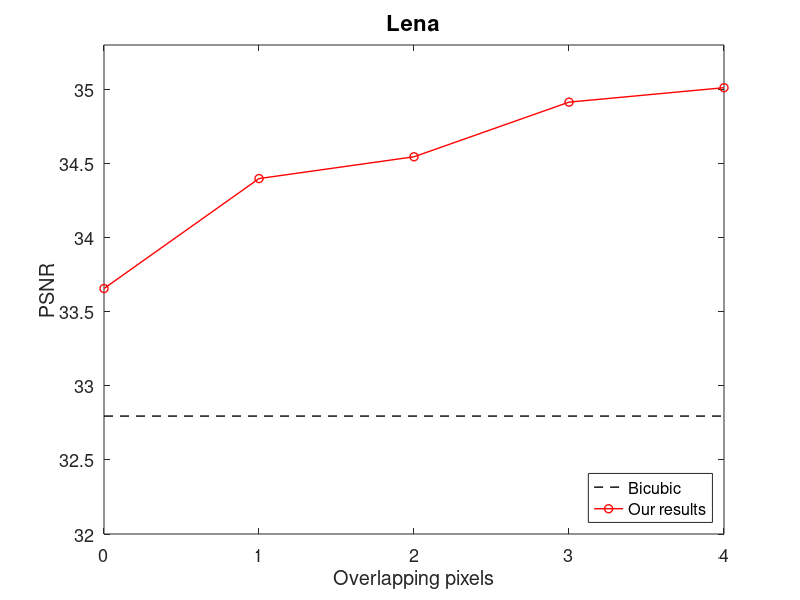

Write the MATLAB code that produced this figure. (Note: this script raises an error after producing the figure.)
%Results comparison

%% Overlapping pixels

overlap= [0, 1, 2, 3, 4];
bb_psnr_lena = 32.7958*ones(1, 5);
bb_psnr_flw = 32.7958*ones(1, 5);
sp_psnr_lena = [33.656608859955020, 34.3986, 34.5456,34.9144 ,35.0119];

figure;
plot(overlap, bb_psnr_lena, '--','LineWidth', 1, 'Color', 'k');
hold on
plot(overlap, sp_psnr_lena, '-o', 'LineWidth', 1, 'Color' , 'r');
axis([0 4, 32 35.3]);
xticks([0 1 2 3 4])
xticklabels({'0','1','2','3', '4'})
xlabel('Overlapping pixels'); ylabel('PSNR')
legend('Bicubic','Our results', 'Location','southeast');
set(gca,'fontsize',13)
title('Lena','fontsize',16 );
set(gcf,'color','white')

%% Basis dictionary trained
n=5;
Dh_img = ToBlock(Dh, n);
M = size(Dh_img,1);
N = size(Dh_img,2);

indx = (Dh_img(:,:)~=0);
Dh_img = uint8(250 * mat2gray(Dh_img).*indx);
figure;
imshow(Dh_img, []); title('HR image patch dictionary trained');
set(gcf,'color','white')
hold on;
for k = 1:n:M;
    x = [1 N];
    y = [k k];
    plot(x,y,'Color','k','LineStyle','-');
end
for k = 1:n:N;
    x = [k k];
    y = [1 M];
    plot(x,y,'Color','k','LineStyle','-');
end
hold off;


Dl_1 = Dl(1:25, :);
Dl_2 = Dl(26:50, :);
Dl_3 = Dl(51:75, :);
Dl_4 = Dl(76:100, :);

Dl_img_1 = ToBlock(Dl_1, 5);
Dl_img_2 = ToBlock(Dl_2, 5);
Dl_img_3 = ToBlock(Dl_3, 5);
Dl_img_4 = ToBlock(Dl_4, 5);
figure;
subplot(2,2,1); imshow(Dl_img_1,[]); title('Dl');
subplot(2,2,2); imshow(Dl_img_2,[]); title('Dh');
subplot(2,2,3); imshow(Dl_img_3,[]); title('Dh');
subplot(2,2,4); imshow(Dl_img_4,[]); title('Dh');

%% Iterations
% Load saved figures
c=hgload('It2_100k.fig');
k=hgload('It3_100k.fig');
l=hgload('It4_100k.fig');
% Prepare subplots
figure
h(1)=subplot(1,1,1);
h(2)=subplot(1,1,1);
h(3)=subplot(1,1,1);
% Paste figures on the subplots
copyobj(allchild(get(c,'CurrentAxes')),h(1));
copyobj(allchild(get(k,'CurrentAxes')),h(2));
copyobj(allchild(get(l,'CurrentAxes')),h(3));

% Add legends
l(1)=legend(h(1),'Error per iteration');

%% Dictionary size

size = [256, 512, 1024];
sp_psnr = [34.4817,35.0119 ,35.038009711645294];
time = [1.466562500000000e+02, 1.957031250000000e+02,2.758125000000000e+02];
train_time = [0.4566, 1.2755, 2.8476];
figure;
plot(size, sp_psnr);
xticks([256 512 1024])
xticklabels({'256','512','1024'})
grid on;
xlabel('Dictionary size'); ylabel('PSNR')
title('Lena','fontsize',16 );
set(gcf,'color','white')

figure;
plot(size, time);
xticks([256 512 1024])
xticklabels({'256','512','1024'})
grid on;
xlabel('Dictionary size'); ylabel('time(s)')
title('Lena','fontsize',16 );
set(gcf,'color','white')

figure;
plot(size, train_time);
xticks([256 512 1024])
xticklabels({'256','512','1024'})
grid on;
xlabel('Dictionary size'); ylabel('time(hours)')
title('Training time','fontsize',16 );
set(gcf,'color','white')


imdiff = im(:,:,1)  - im_h(:,:,1);
imshow(((imcomplement(imdiff))), [])
